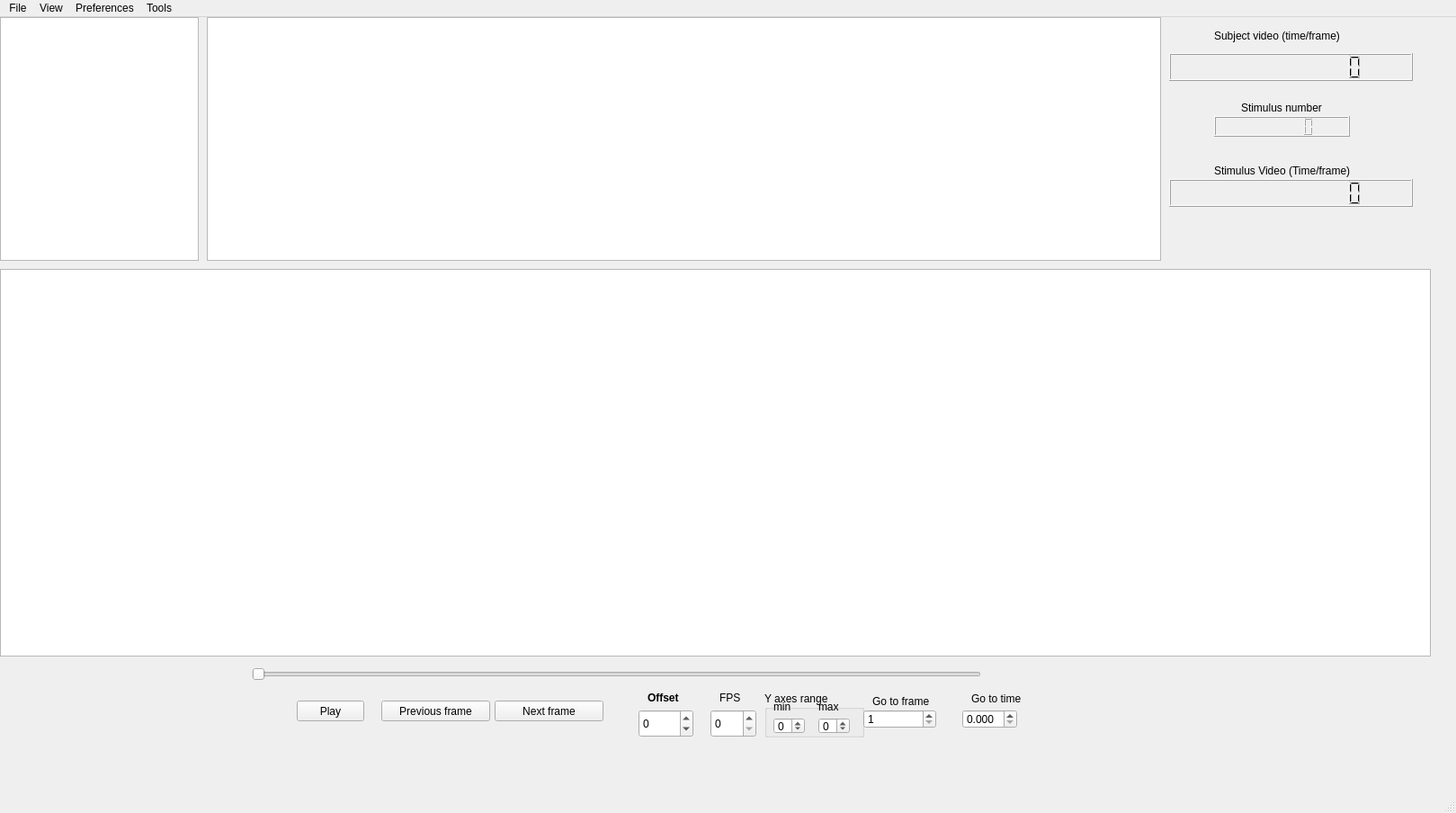
<?xml version="1.0" encoding="UTF-8"?>
<ui version="4.0">
 <class>MainWindow</class>
 <widget class="QMainWindow" name="MainWindow">
  <property name="geometry">
   <rect>
    <x>0</x>
    <y>0</y>
    <width>1619</width>
    <height>904</height>
   </rect>
  </property>
  <property name="windowTitle">
   <string>MainWindow</string>
  </property>
  <property name="autoFillBackground">
   <bool>true</bool>
  </property>
  <property name="styleSheet">
   <string notr="true">QlineEdit {
rgb(144, 203, 255)
}</string>
  </property>
  <property name="dockOptions">
   <set>QMainWindow::AllowNestedDocks|QMainWindow::AllowTabbedDocks|QMainWindow::AnimatedDocks</set>
  </property>
  <widget class="QWidget" name="centralwidget">
   <widget class="QSlider" name="positionSlider">
    <property name="geometry">
     <rect>
      <x>280</x>
      <y>720</y>
      <width>811</width>
      <height>22</height>
     </rect>
    </property>
    <property name="styleSheet">
     <string notr="true"/>
    </property>
    <property name="maximum">
     <number>99</number>
    </property>
    <property name="singleStep">
     <number>10</number>
    </property>
    <property name="orientation">
     <enum>Qt::Horizontal</enum>
    </property>
   </widget>
   <widget class="QPushButton" name="play_push">
    <property name="geometry">
     <rect>
      <x>330</x>
      <y>760</y>
      <width>75</width>
      <height>23</height>
     </rect>
    </property>
    <property name="text">
     <string>Play</string>
    </property>
   </widget>
   <widget class="QPushButton" name="next_frame_push">
    <property name="geometry">
     <rect>
      <x>550</x>
      <y>760</y>
      <width>121</width>
      <height>23</height>
     </rect>
    </property>
    <property name="text">
     <string>Next frame</string>
    </property>
   </widget>
   <widget class="QPushButton" name="prev_frame_push">
    <property name="geometry">
     <rect>
      <x>424</x>
      <y>760</y>
      <width>121</width>
      <height>23</height>
     </rect>
    </property>
    <property name="text">
     <string>Previous frame</string>
    </property>
   </widget>
   <widget class="QLabel" name="label">
    <property name="geometry">
     <rect>
      <x>720</x>
      <y>750</y>
      <width>47</width>
      <height>13</height>
     </rect>
    </property>
    <property name="text">
     <string>&lt;html&gt;&lt;head/&gt;&lt;body&gt;&lt;p&gt;&lt;span style=&quot; font-size:14pt; font-weight:600; vertical-align:super;&quot;&gt;Offset&lt;/span&gt;&lt;/p&gt;&lt;/body&gt;&lt;/html&gt;</string>
    </property>
   </widget>
   <widget class="QGraphicsView" name="videoWindow">
    <property name="geometry">
     <rect>
      <x>230</x>
      <y>0</y>
      <width>1061</width>
      <height>271</height>
     </rect>
    </property>
    <property name="autoFillBackground">
     <bool>true</bool>
    </property>
   </widget>
   <widget class="QSpinBox" name="spinBox_offset">
    <property name="geometry">
     <rect>
      <x>710</x>
      <y>770</y>
      <width>61</width>
      <height>31</height>
     </rect>
    </property>
    <property name="minimum">
     <number>-100000</number>
    </property>
    <property name="maximum">
     <number>1000000</number>
    </property>
    <property name="singleStep">
     <number>10</number>
    </property>
   </widget>
   <widget class="GraphicsLayoutWidget" name="graphicsView">
    <property name="geometry">
     <rect>
      <x>0</x>
      <y>280</y>
      <width>1591</width>
      <height>431</height>
     </rect>
    </property>
    <property name="autoFillBackground">
     <bool>true</bool>
    </property>
    <property name="dragMode">
     <enum>QGraphicsView::ScrollHandDrag</enum>
    </property>
   </widget>
   <widget class="QLCDNumber" name="lcdNumber">
    <property name="geometry">
     <rect>
      <x>1300</x>
      <y>40</y>
      <width>271</width>
      <height>31</height>
     </rect>
    </property>
    <property name="smallDecimalPoint">
     <bool>true</bool>
    </property>
    <property name="digitCount">
     <number>10</number>
    </property>
    <property name="mode">
     <enum>QLCDNumber::Dec</enum>
    </property>
   </widget>
   <widget class="QSpinBox" name="fps_spin_box">
    <property name="geometry">
     <rect>
      <x>790</x>
      <y>770</y>
      <width>51</width>
      <height>31</height>
     </rect>
    </property>
    <property name="maximum">
     <number>200</number>
    </property>
   </widget>
   <widget class="QLabel" name="label_2">
    <property name="geometry">
     <rect>
      <x>800</x>
      <y>750</y>
      <width>47</width>
      <height>13</height>
     </rect>
    </property>
    <property name="text">
     <string>FPS </string>
    </property>
   </widget>
   <widget class="QGroupBox" name="y_axes_range">
    <property name="geometry">
     <rect>
      <x>850</x>
      <y>750</y>
      <width>111</width>
      <height>51</height>
     </rect>
    </property>
    <property name="title">
     <string>Y axes range</string>
    </property>
    <widget class="QSpinBox" name="spinBox_max">
     <property name="geometry">
      <rect>
       <x>60</x>
       <y>29</y>
       <width>35</width>
       <height>18</height>
      </rect>
     </property>
     <property name="minimum">
      <number>-999999999</number>
     </property>
     <property name="maximum">
      <number>999999999</number>
     </property>
    </widget>
    <widget class="QLabel" name="label_4">
     <property name="geometry">
      <rect>
       <x>60</x>
       <y>10</y>
       <width>35</width>
       <height>13</height>
      </rect>
     </property>
     <property name="text">
      <string>max</string>
     </property>
    </widget>
    <widget class="QSpinBox" name="spinBox_min">
     <property name="geometry">
      <rect>
       <x>10</x>
       <y>29</y>
       <width>35</width>
       <height>18</height>
      </rect>
     </property>
     <property name="minimum">
      <number>-99999999</number>
     </property>
     <property name="maximum">
      <number>999999999</number>
     </property>
     <property name="singleStep">
      <number>1</number>
     </property>
     <property name="value">
      <number>0</number>
     </property>
    </widget>
    <widget class="QLabel" name="label_5">
     <property name="geometry">
      <rect>
       <x>10</x>
       <y>10</y>
       <width>35</width>
       <height>13</height>
      </rect>
     </property>
     <property name="text">
      <string>min</string>
     </property>
    </widget>
   </widget>
   <widget class="QSpinBox" name="spinBoxGoFrame">
    <property name="geometry">
     <rect>
      <x>960</x>
      <y>770</y>
      <width>81</width>
      <height>21</height>
     </rect>
    </property>
    <property name="minimum">
     <number>1</number>
    </property>
    <property name="maximum">
     <number>999999999</number>
    </property>
   </widget>
   <widget class="QLabel" name="label_3">
    <property name="geometry">
     <rect>
      <x>970</x>
      <y>750</y>
      <width>81</width>
      <height>21</height>
     </rect>
    </property>
    <property name="text">
     <string>Go to frame</string>
    </property>
   </widget>
   <widget class="QListWidget" name="listWidget">
    <property name="geometry">
     <rect>
      <x>0</x>
      <y>0</y>
      <width>221</width>
      <height>271</height>
     </rect>
    </property>
    <property name="alternatingRowColors">
     <bool>true</bool>
    </property>
   </widget>
   <widget class="QLabel" name="label_6">
    <property name="geometry">
     <rect>
      <x>1080</x>
      <y>750</y>
      <width>61</width>
      <height>16</height>
     </rect>
    </property>
    <property name="text">
     <string>Go to time</string>
    </property>
   </widget>
   <widget class="QDoubleSpinBox" name="go_to_time_spin">
    <property name="geometry">
     <rect>
      <x>1070</x>
      <y>770</y>
      <width>61</width>
      <height>21</height>
     </rect>
    </property>
    <property name="decimals">
     <number>3</number>
    </property>
    <property name="maximum">
     <double>100000000.000000000000000</double>
    </property>
   </widget>
   <widget class="QLabel" name="label_7">
    <property name="geometry">
     <rect>
      <x>1350</x>
      <y>10</y>
      <width>191</width>
      <height>21</height>
     </rect>
    </property>
    <property name="text">
     <string>Subject video (time/frame)</string>
    </property>
   </widget>
   <widget class="QLabel" name="label_8">
    <property name="geometry">
     <rect>
      <x>1350</x>
      <y>160</y>
      <width>191</width>
      <height>21</height>
     </rect>
    </property>
    <property name="text">
     <string>Stimulus Video (Time/frame)</string>
    </property>
   </widget>
   <widget class="QLCDNumber" name="lcdNumber_stim">
    <property name="geometry">
     <rect>
      <x>1300</x>
      <y>180</y>
      <width>271</width>
      <height>31</height>
     </rect>
    </property>
    <property name="smallDecimalPoint">
     <bool>true</bool>
    </property>
    <property name="digitCount">
     <number>10</number>
    </property>
    <property name="mode">
     <enum>QLCDNumber::Dec</enum>
    </property>
   </widget>
   <widget class="QLCDNumber" name="lcdNumber_2">
    <property name="geometry">
     <rect>
      <x>1350</x>
      <y>110</y>
      <width>151</width>
      <height>23</height>
     </rect>
    </property>
    <property name="smallDecimalPoint">
     <bool>true</bool>
    </property>
    <property name="digitCount">
     <number>6</number>
    </property>
   </widget>
   <widget class="QLabel" name="label_9">
    <property name="geometry">
     <rect>
      <x>1380</x>
      <y>90</y>
      <width>91</width>
      <height>21</height>
     </rect>
    </property>
    <property name="text">
     <string>Stimulus number</string>
    </property>
   </widget>
  </widget>
  <widget class="QMenuBar" name="menubar">
   <property name="geometry">
    <rect>
     <x>0</x>
     <y>0</y>
     <width>1619</width>
     <height>21</height>
    </rect>
   </property>
   <widget class="QMenu" name="menuData_Visualizer">
    <property name="title">
     <string>File</string>
    </property>
    <addaction name="actionLoad_Video"/>
    <addaction name="actionLoad_data"/>
   </widget>
   <widget class="QMenu" name="menuView">
    <property name="title">
     <string>View</string>
    </property>
    <addaction name="actionRaw_data"/>
    <addaction name="actionPreprocessed_data"/>
    <addaction name="actionICA"/>
    <addaction name="actionRMS"/>
   </widget>
   <widget class="QMenu" name="menuPreferences">
    <property name="title">
     <string>Preferences</string>
    </property>
    <widget class="QMenu" name="menuNavigation_type">
     <property name="title">
      <string>Navigation type</string>
     </property>
     <addaction name="actionFrames"/>
     <addaction name="actionTime_of_signal"/>
    </widget>
    <widget class="QMenu" name="menuDown_sampling_value">
     <property name="title">
      <string>Down sampling value</string>
     </property>
     <addaction name="actionvalue"/>
     <addaction name="actionauto"/>
    </widget>
    <addaction name="separator"/>
    <addaction name="actionFPS"/>
    <addaction name="menuNavigation_type"/>
    <addaction name="menuDown_sampling_value"/>
   </widget>
   <widget class="QMenu" name="menuTools">
    <property name="title">
     <string>Tools</string>
    </property>
    <widget class="QMenu" name="menuSegmentation">
     <property name="title">
      <string>Segmentation </string>
     </property>
    </widget>
    <addaction name="separator"/>
    <addaction name="menuSegmentation"/>
    <addaction name="actionSlice_navigator"/>
    <addaction name="actionTag"/>
   </widget>
   <addaction name="menuData_Visualizer"/>
   <addaction name="menuView"/>
   <addaction name="menuPreferences"/>
   <addaction name="menuTools"/>
  </widget>
  <widget class="QStatusBar" name="statusbar"/>
  <action name="actionLoad_Video">
   <property name="text">
    <string>Load Video</string>
   </property>
  </action>
  <action name="actionLoad_data">
   <property name="text">
    <string>Load data</string>
   </property>
  </action>
  <action name="actionRaw_data">
   <property name="text">
    <string>Raw data</string>
   </property>
  </action>
  <action name="actionPreprocessed_data">
   <property name="text">
    <string>Preprocessed data</string>
   </property>
  </action>
  <action name="actionICA">
   <property name="text">
    <string>ICA </string>
   </property>
  </action>
  <action name="actionFPS">
   <property name="text">
    <string>FPS</string>
   </property>
  </action>
  <action name="actionFrames">
   <property name="text">
    <string>Video frames</string>
   </property>
  </action>
  <action name="actionTime_of_signal">
   <property name="text">
    <string>Time of signal</string>
   </property>
  </action>
  <action name="actionvalue">
   <property name="text">
    <string>Value</string>
   </property>
  </action>
  <action name="actionauto">
   <property name="text">
    <string>Auto</string>
   </property>
  </action>
  <action name="actionRMS">
   <property name="text">
    <string>RMS</string>
   </property>
  </action>
  <action name="actionMaximum_number_of_elements">
   <property name="text">
    <string>Maximum number of elements</string>
   </property>
  </action>
  <action name="actionSlice_navigator">
   <property name="text">
    <string>Slice navigator</string>
   </property>
  </action>
  <action name="actionTag">
   <property name="text">
    <string>Tag</string>
   </property>
  </action>
 </widget>
 <customwidgets>
  <customwidget>
   <class>GraphicsLayoutWidget</class>
   <extends>QGraphicsView</extends>
   <header location="global">pyqtgraph</header>
  </customwidget>
 </customwidgets>
 <resources/>
 <connections/>
</ui>
